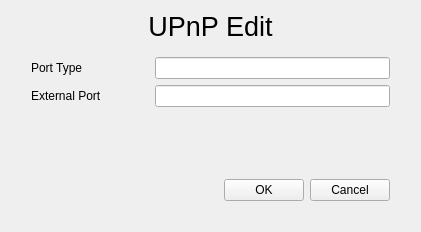
<?xml version="1.0" encoding="UTF-8"?>
<ui version="4.0">
 <class>UPnPEdit</class>
 <widget class="QWidget" name="UPnPEdit">
  <property name="geometry">
   <rect>
    <x>0</x>
    <y>0</y>
    <width>421</width>
    <height>232</height>
   </rect>
  </property>
  <property name="windowTitle">
   <string>Form</string>
  </property>
  <layout class="QVBoxLayout" name="verticalLayout">
   <item>
    <widget class="QLabel" name="label_title">
     <property name="styleSheet">
      <string notr="true">font: 20pt</string>
     </property>
     <property name="text">
      <string>UPnP Edit</string>
     </property>
     <property name="alignment">
      <set>Qt::AlignCenter</set>
     </property>
    </widget>
   </item>
   <item>
    <widget class="QWidget" name="widget_background" native="true">
     <property name="sizePolicy">
      <sizepolicy hsizetype="Preferred" vsizetype="Expanding">
       <horstretch>0</horstretch>
       <verstretch>0</verstretch>
      </sizepolicy>
     </property>
     <layout class="QVBoxLayout" name="verticalLayout_2">
      <property name="leftMargin">
       <number>20</number>
      </property>
      <property name="rightMargin">
       <number>20</number>
      </property>
      <property name="bottomMargin">
       <number>20</number>
      </property>
      <item>
       <layout class="QGridLayout" name="gridLayout">
        <item row="0" column="0">
         <widget class="QLabel" name="label_portType">
          <property name="sizePolicy">
           <sizepolicy hsizetype="Preferred" vsizetype="Preferred">
            <horstretch>1</horstretch>
            <verstretch>0</verstretch>
           </sizepolicy>
          </property>
          <property name="text">
           <string>Port Type</string>
          </property>
         </widget>
        </item>
        <item row="0" column="1">
         <widget class="MyLineEdit" name="lineEdit_type">
          <property name="sizePolicy">
           <sizepolicy hsizetype="Expanding" vsizetype="Fixed">
            <horstretch>2</horstretch>
            <verstretch>0</verstretch>
           </sizepolicy>
          </property>
          <property name="readOnly">
           <bool>true</bool>
          </property>
         </widget>
        </item>
        <item row="1" column="0">
         <widget class="QLabel" name="label_externalPort">
          <property name="text">
           <string>External Port</string>
          </property>
         </widget>
        </item>
        <item row="1" column="1">
         <widget class="MyLineEdit" name="lineEdit_externalPort">
          <property name="inputMethodHints">
           <set>Qt::ImhDigitsOnly</set>
          </property>
          <property name="maxLength">
           <number>5</number>
          </property>
         </widget>
        </item>
       </layout>
      </item>
      <item>
       <spacer name="verticalSpacer">
        <property name="orientation">
         <enum>Qt::Vertical</enum>
        </property>
        <property name="sizeHint" stdset="0">
         <size>
          <width>20</width>
          <height>49</height>
         </size>
        </property>
       </spacer>
      </item>
      <item>
       <layout class="QHBoxLayout" name="horizontalLayout">
        <item>
         <spacer name="horizontalSpacer">
          <property name="orientation">
           <enum>Qt::Horizontal</enum>
          </property>
          <property name="sizeHint" stdset="0">
           <size>
            <width>40</width>
            <height>20</height>
           </size>
          </property>
         </spacer>
        </item>
        <item>
         <widget class="QPushButton" name="pushButton_ok">
          <property name="text">
           <string>OK</string>
          </property>
         </widget>
        </item>
        <item>
         <widget class="QPushButton" name="pushButton_cancel">
          <property name="text">
           <string>Cancel</string>
          </property>
         </widget>
        </item>
       </layout>
      </item>
     </layout>
    </widget>
   </item>
  </layout>
 </widget>
 <customwidgets>
  <customwidget>
   <class>MyLineEdit</class>
   <extends>QLineEdit</extends>
   <header>mylineedit.h</header>
  </customwidget>
 </customwidgets>
 <resources/>
 <connections/>
</ui>
